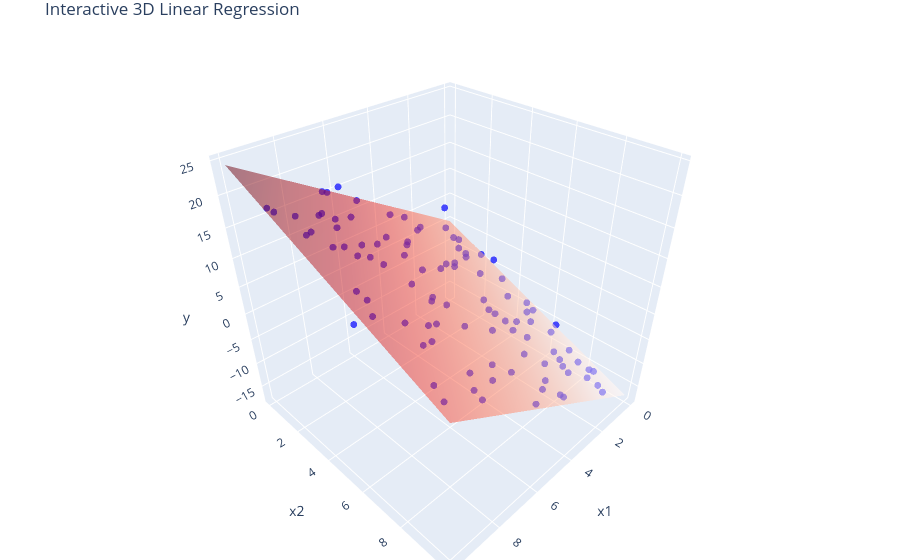

Write notebook code for a chart like this one.
### Markdown cell above
### **How to do linear regression**

Linear regression can be done in Python using for example the [statsmodel toolbox](https://www.statsmodels.org/stable/regression.html) or [sci-kit Learn](https://scikit-learn.org/stable/modules/generated/sklearn.linear_model.LinearRegression.html). Example code is provided below.

### Code cell
import numpy as np
import plotly.graph_objects as go
from sklearn.linear_model import LinearRegression
import statsmodels.api as sm

USE_SKLEARN = True
USE_STATSMODELS = True

# 1. Generate a dataset with noise around the equation: y = 2.5*x_1 - 1.8*x_2
np.random.seed(42)
n_samples = 100
x1 = np.random.uniform(0, 10, n_samples)
x2 = np.random.uniform(0, 10, n_samples)
a_true, b_true = 2.5, -1.8
noise = np.random.normal(loc=0.0, scale=1.5, size=n_samples)
y = a_true * x1 + b_true * x2 + noise
X = np.column_stack((x1, x2))

# 2. Fit coefficients a and b to the dataset
if USE_SKLEARN:
    model = LinearRegression(fit_intercept=False).fit(X, y)
    a_fit, b_fit = model.coef_
elif USE_STATSMODELS:
    model = sm.OLS(y, X).fit()
    print(model.summary())
    a_fit, b_fit = model.params
else:
    print("select a library")
    exit()

print(f"True coefficients:   a = {a_true}, b = {b_true}")
print(f"Fitted coefficients: a = {a_fit:.2f}, b = {b_fit:.2f}")

# 3. Plot the results interactively
x1_range = np.linspace(0, 10, 20)
x2_range = np.linspace(0, 10, 20)
x1_grid, x2_grid = np.meshgrid(x1_range, x2_range)
y_grid = a_fit * x1_grid + b_fit * x2_grid
fig = go.Figure()
fig.add_trace(go.Scatter3d(
    x=x1, y=x2, z=y,
    mode='markers',
    marker=dict(size=4, color='blue', opacity=0.7),
    name='Data points'
))
fig.add_trace(go.Surface(
    x=x1_range, y=x2_range, z=y_grid,
    colorscale='Reds', opacity=0.5,
    name='Fitted Plane', showscale=False
))
fig.update_layout(
    scene=dict(xaxis_title='x1', yaxis_title='x2', zaxis_title='y'),
    margin=dict(l=0, r=0, b=0, t=30),
    title='Interactive 3D Linear Regression'
)
fig.show()

### Figure 1 — Plotly figure (JSON) as saved in the notebook; plotly's stock layout.template omitted (floating-point values rounded to 4 significant figures; data arrays with more than 128 entries replaced by an {"elided": "..."} marker saying what was removed)
{"data": [{"marker": {"color": "blue", "opacity": 0.7, "size": 4}, "mode": "markers", "name": "Data points", "type": "scatter3d", "x": [3.745, 9.507, 7.32, 5.987, 1.56, 1.56, 0.5808, 8.662, 6.011, 7.081, 0.2058, 9.699, 8.324, 2.123, 1.818, 1.834, 3.042, 5.248, 4.319, 2.912, 6.119, 1.395, 2.921, 3.664, 4.561, 7.852, 1.997, 5.142, 5.924, 0.4645, 6.075, 1.705, 0.6505, 9.489, 9.656, 8.084, 3.046, 0.9767, 6.842, 4.402, 1.22, 4.952, 0.3439, 9.093, 2.588, 6.625, 3.117, 5.201, 5.467, 1.849, 9.696, 7.751, 9.395, 8.948, 5.979, 9.219, 0.8849, 1.96, 0.4523, 3.253, 3.887, 2.713, 8.287, 3.568, 2.809, 5.427, 1.409, 8.022, 0.7455, 9.869, 7.722, 1.987, 0.05522, 8.155, 7.069, 7.29, 7.713, 0.7404, 3.585, 1.159, 8.631, 6.233, 3.309, 0.6356, 3.11, 3.252, 7.296, 6.376, 8.872, 4.722, 1.196, 7.132, 7.608, 5.613, 7.71, 4.938, 5.227, 4.275, 0.2542, 1.079], "y": [0.3143, 6.364, 3.144, 5.086, 9.076, 2.493, 4.104, 7.556, 2.288, 0.7698, 2.898, 1.612, 9.297, 8.081, 6.334, 8.715, 8.037, 1.866, 8.926, 5.393, 8.074, 8.961, 3.18, 1.101, 2.279, 4.271, 8.18, 8.607, 0.06952, 5.107, 4.174, 2.221, 1.199, 3.376, 9.429, 3.232, 5.188, 7.03, 3.636, 9.718, 9.624, 2.518, 4.972, 3.009, 2.848, 0.3689, 6.096, 5.027, 0.5148, 2.786, 9.083, 2.396, 1.449, 4.895, 9.857, 2.421, 6.721, 7.616, 2.376, 7.282, 3.678, 6.323, 6.335, 5.358, 0.9029, 8.353, 3.208, 1.865, 0.4078, 5.909, 6.776, 0.1659, 5.121, 2.265, 6.452, 1.744, 6.909, 3.867, 9.367, 1.375, 3.411, 1.135, 9.247, 8.773, 2.579, 6.6, 8.172, 5.552, 5.297, 2.419, 0.931, 8.972, 9.004, 6.331, 3.39, 3.492, 7.26, 8.971, 8.871, 7.799], "z": [7.778, 12.66, 13.08, 4.741, -9.637, 0.1234, -7.722, 9.039, 9.447, 17.5, -2.963, 20.11, 5.522, -8.619, -5.623, -8.256, -7.228, 8.63, -6.602, -3.651, 0.6467, -12.13, 1.995, 8.419, 7.318, 14.12, -10.13, 1.443, 15.62, -9.318, 6.069, 0.9889, -0.8665, 18.72, 7.878, 14.28, -2.993, -12.48, 9.891, -5.204, -13.95, 5.979, -7.831, 17.9, 0.01658, 16.13, -3.092, 2.239, 13.28, 0.4469, 9.515, 16.65, 18.81, 12.15, -2.022, 19.46, -9.114, -3.03, -2.29, -3.271, 4.528, -3.621, 8.842, 0.4133, 4.239, -1.823, -2.979, 16.82, 4.602, 11.24, 8.139, 2.25, -9.788, 17.94, 6.155, 13.47, 5.772, -4.091, -8.995, 0.746, 15.51, 12.56, -5.156, -13.25, 0.09389, -3.47, 2.537, 7.224, 11.46, 7.28, 2.071, 2.98, 1.012, 2.134, 12.46, 5.079, 2.649, -4.852, -17.22, -9.964]}, {"colorscale": [[0, "rgb(255,245,240)"], [0.125, "rgb(254,224,210)"], [0.25, "rgb(252,187,161)"], [0.375, "rgb(252,146,114)"], [0.5, "rgb(251,106,74)"], [0.625, "rgb(239,59,44)"], [0.75, "rgb(203,24,29)"], [0.875, "rgb(165,15,21)"], [1, "rgb(103,0,13)"]], "name": "Fitted Plane", "opacity": 0.5, "showscale": false, "type": "surface", "x": [0.0, 0.5263, 1.053, 1.579, 2.105, 2.632, 3.158, 3.684, 4.211, 4.737, 5.263, 5.789, 6.316, 6.842, 7.368, 7.895, 8.421, 8.947, 9.474, 10.0], "y": [0.0, 0.5263, 1.053, 1.579, 2.105, 2.632, 3.158, 3.684, 4.211, 4.737, 5.263, 5.789, 6.316, 6.842, 7.368, 7.895, 8.421, 8.947, 9.474, 10.0], "z": {"elided": "20x20 float values"}}], "layout": {"margin": {"b": 0, "l": 0, "r": 0, "t": 30}, "scene": {"xaxis": {"title": {"text": "x1"}}, "yaxis": {"title": {"text": "x2"}}, "zaxis": {"title": {"text": "y"}}}, "title": {"text": "Interactive 3D Linear Regression"}}}
